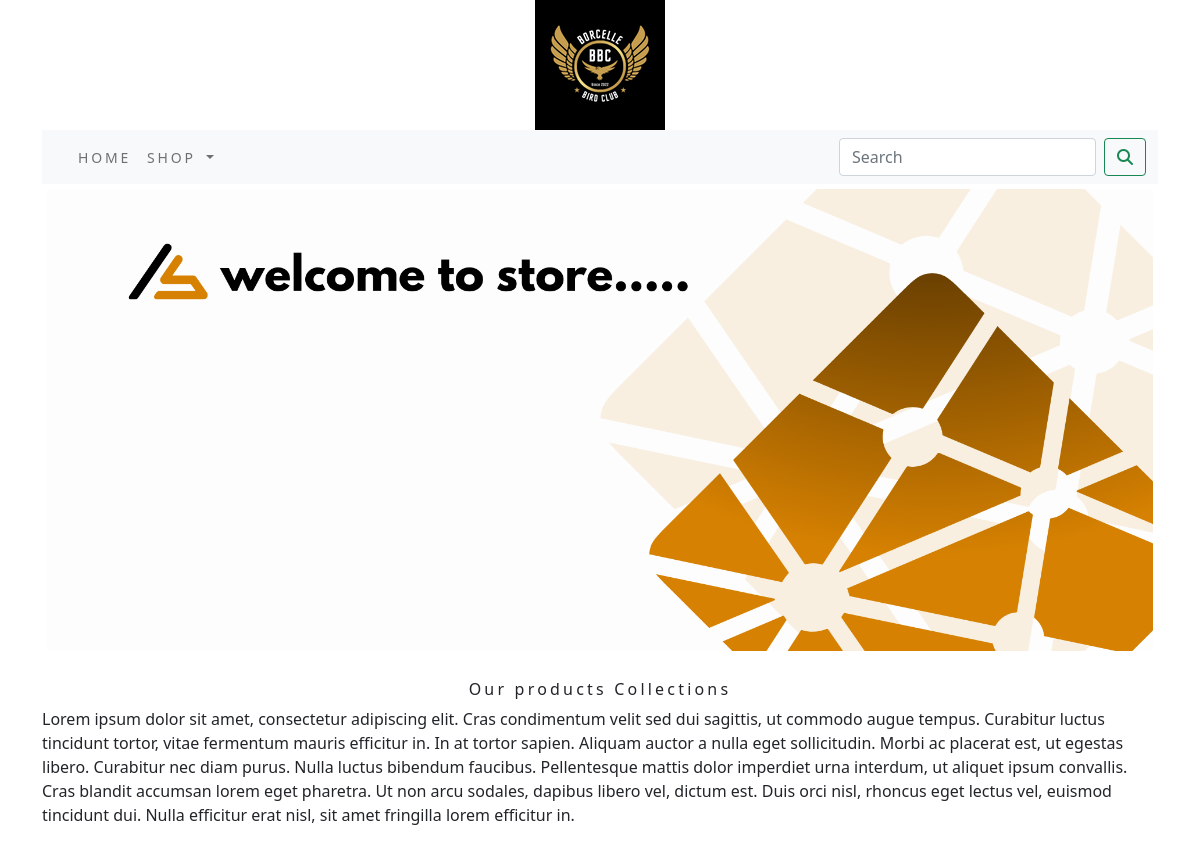
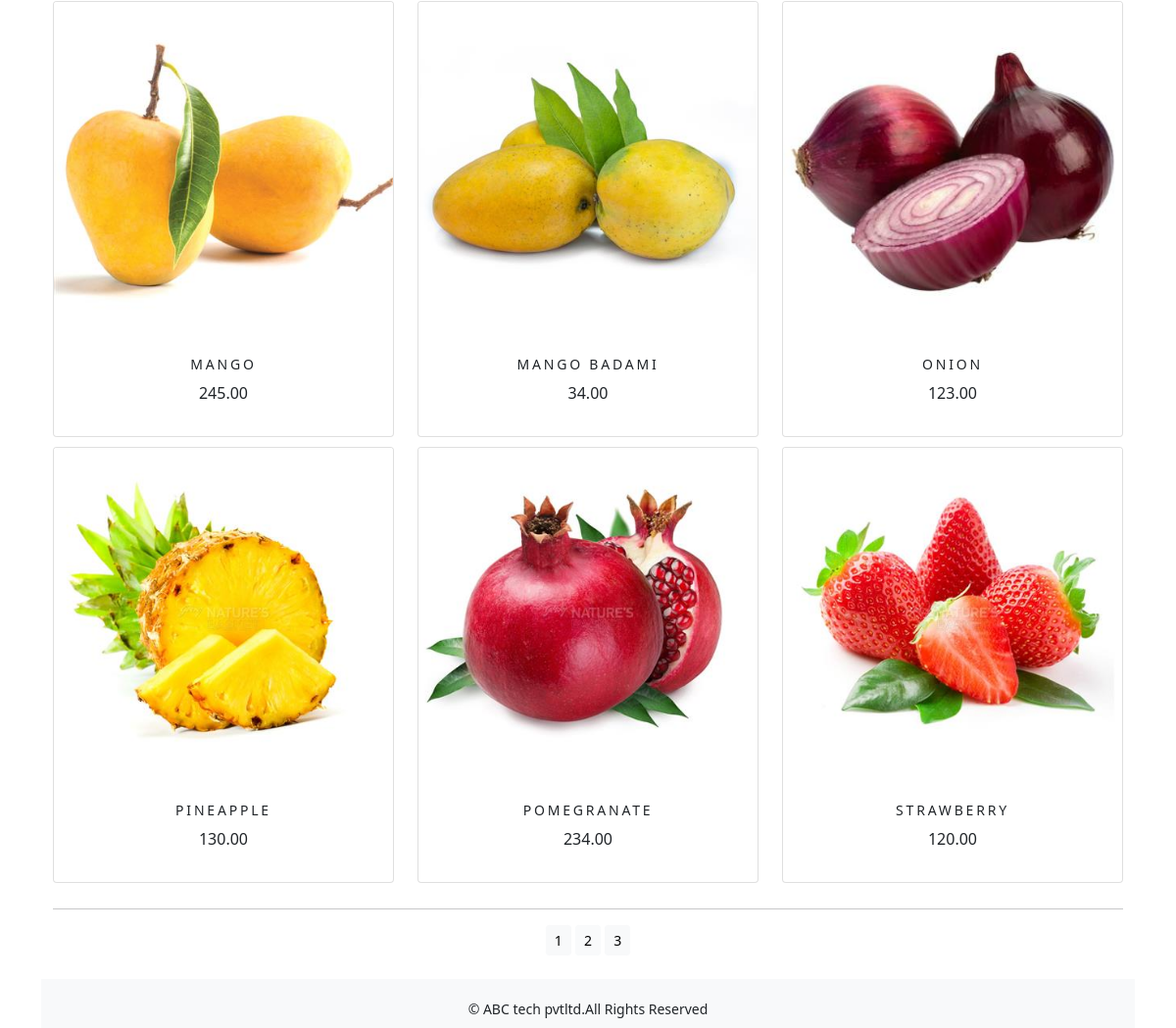
The app's page /ecommerceapp/?page=2 with its own data (2 pictures, top to bottom).
### ecommerceapp/models.py (models this page shows, shortened)
class Product(models.Model):
    name=models.CharField(max_length=250,unique=True)
    slug=models.SlugField(max_length=250,unique=True)
    description=models.TextField(blank=True)
    price=models.DecimalField(max_digits=10,decimal_places=2)
    category=models.ForeignKey(Category,on_delete=models.CASCADE)
    image=models.ImageField(upload_to='product',blank=True)
    stock=models.IntegerField()
    available=models.BooleanField(default=True)
    created=models.DateTimeField(auto_now_add=True)
    updated=models.DateTimeField(auto_now=True)
    def get_url(self):
        return  reverse('ecommerceapp:prodCatdetail',args=[self.category.slug,self.slug])
    class Meta:
        ordering=('name',)
        verbose_name='product'
        verbose_name_plural='products'

### ecommerceapp/views.py (the view)
# urls.py: path('', views.allProdCat, name='allProdCat'),
def allProdCat(request, c_slug=None):
    c_page = None
    products_list = None
    if c_slug != None:
        c_page = get_object_or_404(Category, slug=c_slug)
        products_list = Product.objects.all().filter(category=c_page, available=True)
    else:
        products_list = Product.objects.all().filter(available=True)
    paginator = Paginator(products_list, 6)
    try:
        page = int(request.GET.get('page', '1'))
    except:
        page = 1
    try:
        products = paginator.page(page)
    except   (EmptyPage, InvalidPage):
        products = paginator.page(paginator.num_pages)
    return render(request, "category.html", {'category': c_page, 'products': products})

### cart/context_processors.py (called while the page is built)
def counter(request):
    item_count=0
    if 'admin' in request.path:
        return {}
    else:
        try:
            cart=Cart.objects.filter(cart_id=_cart_id(request))
            car_items=CartItem.objects.all().filter(cart=cart[:1])
            for cart_item in car_items:
                item_count += cart_item.quantity
        except Cart.DoesNotExist:
            item_count =0
    return dict(item_count=item_count)

### cart/views.py (called while the page is built)
def _cart_id(request):
    cart=request.session.session_key
    if not cart:
        cart=request.session.create()
    return cart

### ecommerceapp/context_processors.py (called while the page is built)
def menu_links(request):
    links=Category.objects.all()
    return dict(links=links)

### ecommerceapp/models.py (called while the page is built)
    def get_url(self):
        return reverse('ecommerceapp:product_by_category',args=[self.slug])

### templates/category.html (shortened to what this page needs)
{% extends 'base.html' %}
{% load static %}
{% block content %}
<div class="mx_auto">
    {% if category %}
         <img class="my_image" src="{{category.image.url}}" alt="{{category.name}}">
</div>
    <br>
<div>
         <h1 class="text-center my_title">{{category.name}}</h1>
         <p class="text-justify">{{category.description}}</p>
</div>
    {% else %}
<div>
<img class="my_image my_image_padding" src="{% static 'img/bann1.png' %}" alt="our products" width="1225px;" height="450-px;">
</div>
<br>
<div>
<div>
    <h1 class="text-center my_title"> Our products Collections</h1>
    <p class="text-justify">Lorem ipsum dolor sit amet, consectetur adipiscing elit. Cras condimentum velit sed dui sagittis, ut commodo augue tempus. Curabitur luctus tincidunt tortor, vitae fermentum mauris efficitur in. In at tortor sapien. Aliquam auctor a nulla eget sollicitudin. Morbi ac placerat est, ut egestas libero. Curabitur nec diam purus. Nulla luctus bibendum faucibus. Pellentesque mattis dolor imperdiet urna interdum, ut aliquet ipsum convallis. Cras blandit accumsan lorem eget pharetra. Ut non arcu sodales, dapibus libero vel, dictum est. Duis orci nisl, rhoncus eget lectus vel, euismod tincidunt dui. Nulla efficitur erat nisl, sit amet fringilla lorem efficitur in.</p>
</div>
    {% endif %}
<div class="container">
    <div class="row mx_auto">
        {% for product in products.object_list %}
        <div class="my_bottom_margin col-9 col-sm-4 col-md-4  xol-lg-4">
            <div class="card text-center" style="min-width:18rem;">
                <a href="{{product.get_url}}"><img class ="card-img-top my_image" src="{{product.image.url}}" alt="{{product.name}}"></a>
            <div class="card-body">
               <h4>{{product.name}}</h4>
               <p>{{product.price}}</p>
            </div>
            </div>
        </div>
        {% endfor %}
    </div>
    <div class="mx-auto">
        {% if products.paginator.num_pages > 1 %}
        <hr>
        <div class="text-center">
            {% for pg in products.paginator.page_range %}
                <a href="?page={{pg}}"  class="btn btn-light btn-sm {% if products.number == pg %} active {% endif %}">{{pg}}</a>
            {% endfor %}
        </div>
        {% endif %}
    </div>
    <br>
</div>
{% endblock %}

### static/css/custom.css (style rules this page uses)
body { font-family: 'Roboto', sans-serif; }
.my_image { width:100%; height:auto; }
.my_title { font-size:16px; text_transform:uppercase; letter-spacing:.2em; }
.my_image_padding { padding:5px; }
.my_bottom_margin { margin-bottom:10px; }
.card-body h4 { font-size:14px; text-transform:uppercase; letter-spacing:.2em }

### records on screen
Product: image (picture), name "MANGO", price "245.00"
Product: image (picture), name "MANGO BADAMI", price "34.00"
Product: image (picture), name "ONION", price "123.00"
Product: image (picture), name "PINEAPPLE", price "130.00"
Product: image (picture), name "POMEGRANATE", price "234.00"
Product: image (picture), name "STRAWBERRY", price "120.00"

### other values on screen
{{ pg }} "1" "2" "3"
